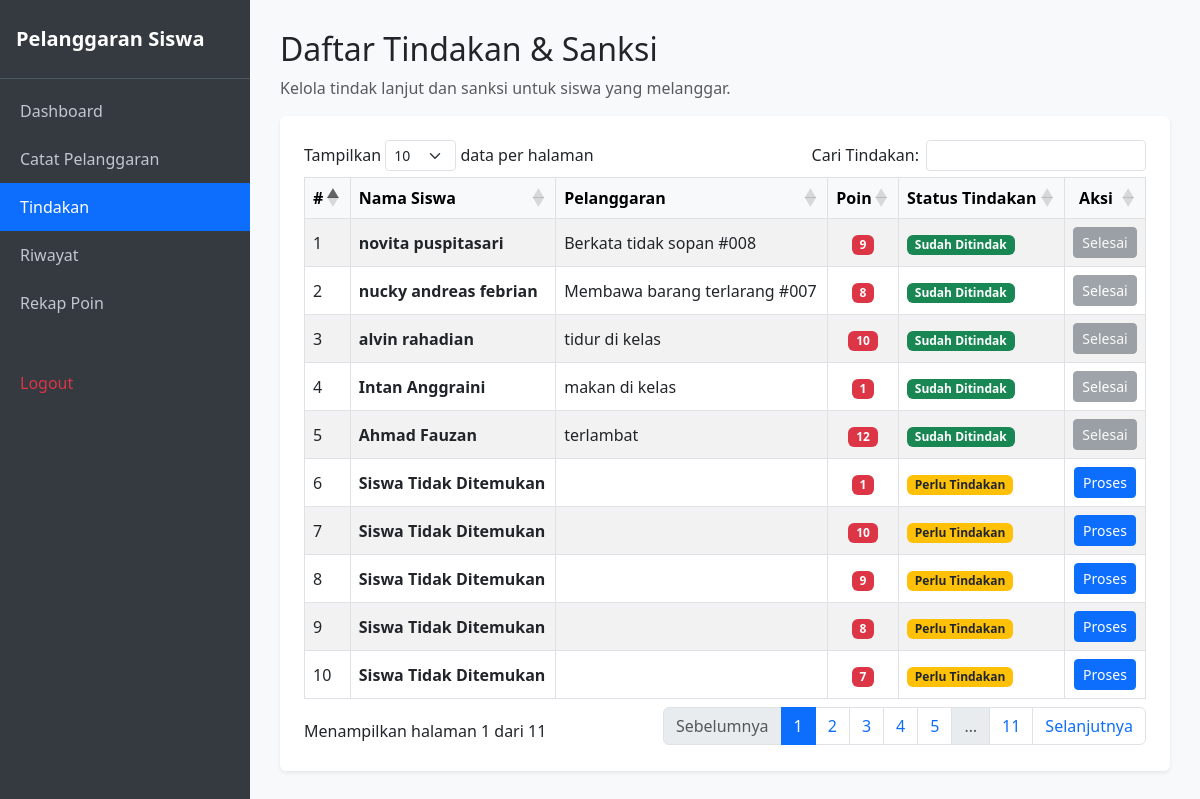
/tindakan.php (signed in), run on an earlier commit of the app's database.
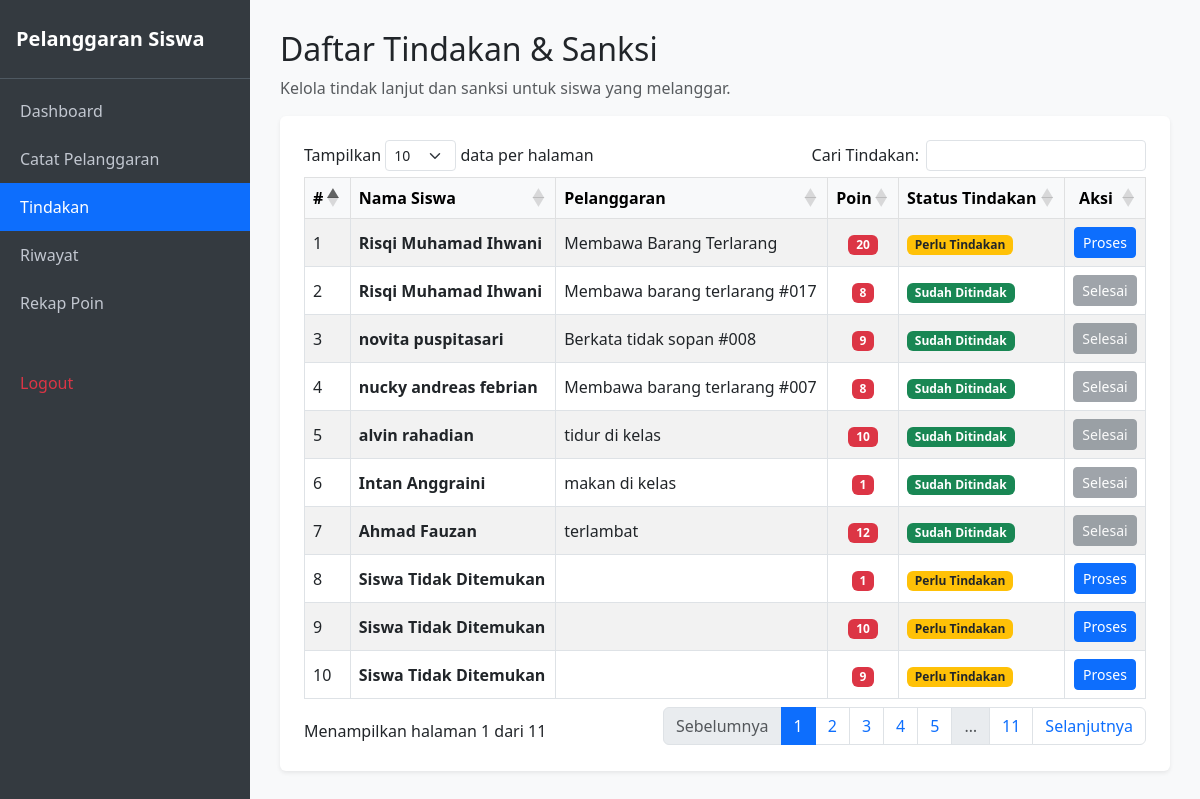
And on a later commit of the database.
### tables this page shows
CREATE TABLE `t_pelanggaran` (
  `id` int(11) NOT NULL,
  `pelanggaran_kategori_id` int(11) DEFAULT NULL,
  `kode` varchar(30) DEFAULT NULL,
  `nama` varchar(150) DEFAULT NULL,
  `poin` int(11) NOT NULL,
  `deskripsi` text NOT NULL,
  `status_aktif` tinyint(1) NOT NULL,
  `created_at` timestamp NOT NULL DEFAULT current_timestamp(),
  `updated_at` timestamp NOT NULL DEFAULT current_timestamp(),
  `id_t_siswa` int(11) NOT NULL,
  `pelanggaran` varchar(255) NOT NULL,
  `tanggal` date DEFAULT NULL,
  `status_tindakan` varchar(100) NOT NULL DEFAULT 'Perlu Tindakan'
);

CREATE TABLE `t_siswa` (
  `id` int(11) NOT NULL,
  `nis` varchar(30) DEFAULT NULL,
  `nisn` varchar(20) NOT NULL,
  `nama` varchar(150) DEFAULT NULL,
  `jenis_kelamin` char(1) NOT NULL,
  `tanggal_lahir` date NOT NULL,
  `alamat` text NOT NULL,
  `status_aktif` tinyint(1) NOT NULL,
  `created_at` timestamp NOT NULL DEFAULT current_timestamp(),
  `updated_at` timestamp NOT NULL DEFAULT current_timestamp()
);

### tindakan.php (the view, shortened to what this page needs)
<?php
include 'config/koneksi.php';
$query = mysqli_query($koneksi, "
    SELECT
        p.id,
        p.id_t_siswa,
        p.tanggal,
        p.pelanggaran,
        p.poin,
        p.status_tindakan,
        s.nama AS nama_siswa,
        s.nis
    FROM t_pelanggaran p
    LEFT JOIN t_siswa s ON p.id_t_siswa = s.id
    ORDER BY p.id DESC
");
?>
<!DOCTYPE html>
<html lang="id">
<head>
    <link href="https://cdn.jsdelivr.net/npm/bootstrap@5.3.0/dist/css/bootstrap.min.css" rel="stylesheet">
    <link rel="stylesheet" href="https://cdn.datatables.net/1.13.6/css/dataTables.bootstrap5.min.css">
</head>
<body>
<div class="sidebar">
    <div class="brand">Pelanggaran Siswa</div>
    <div class="nav flex-column mt-2">
        <a href="dashboard_guru.php">Dashboard</a>
        <a href="catat_pelanggaran.php">Catat Pelanggaran</a>
        <a href="tindakan.php" class="active">Tindakan</a>
        <a href="riwayat.php">Riwayat</a>
        <a href="rekap_poin.php">Rekap Poin</a>
        <a href="logout.php" class="text-danger">Logout</a>
    </div>
</div>
<div class="content">
    <h2>Daftar Tindakan & Sanksi</h2>
    <p class="text-muted">
        Kelola tindak lanjut dan sanksi untuk siswa yang melanggar.
    </p>
    <div class="card p-4 shadow-sm border-0">
        <div class="table-responsive">
            <table id="tabelTindakan"
                   class="table table-bordered table-striped align-middle"
                   style="width:100%">
                <thead class="table-light">
                    <tr>
                        <th>#</th>
                        <th>Nama Siswa</th>
                        <th>Pelanggaran</th>
                        <th class="text-center">Poin</th>
                        <th>Status Tindakan</th>
                        <th class="text-center">Aksi</th>
                    </tr>
                </thead>
                <tbody>
                <?php
                $no = 1;
                if (mysqli_num_rows($query) > 0):
                    while ($row = mysqli_fetch_assoc($query)):
                        $nama = $row['nama_siswa'] ?? '';
                        $pelanggaran = $row['pelanggaran'] ?? '-';
                        $poin = $row['poin'] ?? 0;
                        $status = $row['status_tindakan'] ?? 'Perlu Tindakan';
                        if (empty($nama)) {
                            $nama = 'Siswa Tidak Ditemukan';
                        }
                        $selesai = in_array(
                            $status,
                            ['Sudah Ditindak', 'Selesai']
                        );
                        $badge = $selesai
                            ? 'bg-success'
                            : 'bg-warning text-dark';
                ?>
                    <tr>
                        <td><?= $no++; ?></td>
                        <td>
                            <b><?= htmlspecialchars($nama); ?></b>
                        </td>
                        <td>
                            <?= htmlspecialchars($pelanggaran); ?>
                        </td>
                        <td class="text-center">
                            <span class="badge bg-danger">
                                <?= htmlspecialchars($poin); ?>
                            </span>
                        </td>
                        <td>
                            <span class="badge <?= $badge; ?>">
                                <?= htmlspecialchars($status); ?>
                            </span>
                        </td>
                        <td class="text-center">
                            <?php if ($selesai): ?>
                                <button class="btn btn-secondary btn-sm" disabled>
                                    Selesai
                                </button>
                            <?php else: ?>
                                <form method="POST"
                                      onsubmit="return confirm('Proses tindakan untuk siswa ini?')">
                                    <button type="submit"
                                            name="proses_tindakan"
                                            class="btn btn-primary btn-sm">
                                        Proses
                                    </button>
                                </form>
                            <?php endif; ?>
                        </td>
                    </tr>
                <?php
                    endwhile;
                endif; ?>
                </tbody>
            </table>
        </div>
    </div>
</div>
</body>
</html>

What changed in the data, as far as the page shows it:
no longer on this page (row unchanged): t_pelanggaran: nama "Siswa Tidak Ditemukan", poin "8", status_tindakan "Perlu Tindakan"
no longer on this page (row unchanged): t_pelanggaran: nama "Siswa Tidak Ditemukan", poin "7", status_tindakan "Perlu Tindakan"
added t_pelanggaran: id_t_siswa.nama "Risqi Muhamad Ihwani", pelanggaran "Membawa Barang Terlarang", poin "20", status_tindakan "Perlu Tindakan"
added t_pelanggaran: id_t_siswa.nama "Risqi Muhamad Ihwani", pelanggaran "Membawa barang terlarang #017", poin "8", status_tindakan "Sudah Ditindak", shows "Selesai"
